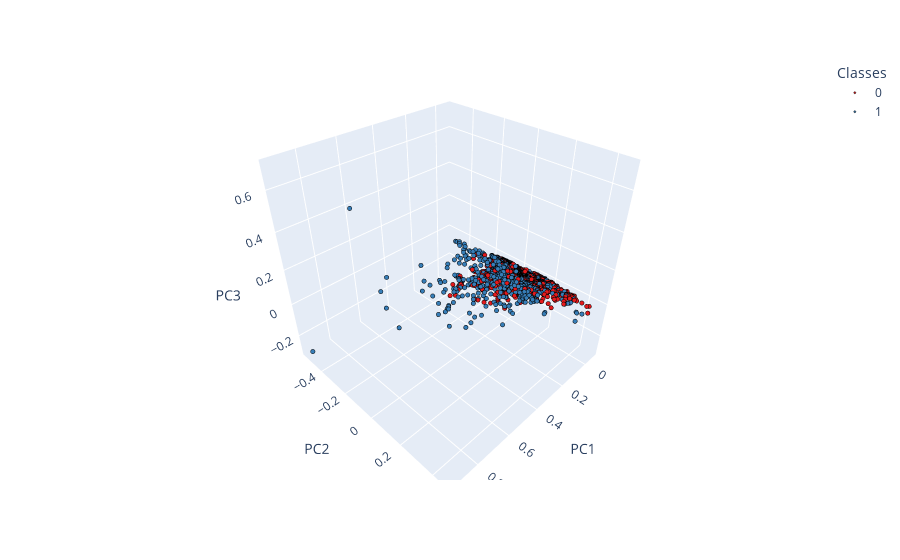

Here is the notebook cell this chart was saved with:
### Markdown cell above
In the next cell, you are asked to perform a 3 components PCA and plot it using Plotly.
<div class="alert alert-danger">
 Note: On certain versions of Firefox, the 3D scatter function of plotly may have some issues.
</div>

### Code cell
"""
CELL N°2.2.2 : Principal Component Analysis (3D)

@pre:  A pandas.DataFrame `X` containing the dataset and labels `y`
@post: A PCA visualization in 3D where points are colored with respect to true labels `y`
"""
def triplot_visualization(X_real, y, columns=None):
    """
    Plot a triplot graph: the scaled data after applying a 3D PCA.

    :param pca: PCA object
    :param X: a n by m matrix (or DataFrame), containing the input prior to the PCA transformation
    :param y: a vector of length n containing the target
    :param columns: a list of length m contained the names of the columns
        If not given, X.columns will be used
    """
    pca = PCA(n_components=3)
    X = pca.fit_transform(X_real)

    """columns = (
        columns
        if columns is not None
        else X.columns
        if isinstance(X, pd.DataFrame)
        else [f"Feature {i+1}" for i in range(X.shape[1])]
    )"""

    # Normalize data for scaling
    X_normalized = X / (X.max(axis=0) - X.min(axis=0))

    df = pd.DataFrame(data=X_normalized, columns=["PC1", "PC2", "PC3"])

    # Prepare loadings (vector components)
    loadings = pca.components_.T * np.sqrt(pca.explained_variance_)

    loadings_df = pd.DataFrame(loadings, columns=["PC1", "PC2", "PC3"], index=columns)

    # Create scatter plot
    listofrecidivism=[]
    for i in y:
         if i==0:
             listofrecidivism.append("0")
         else:
             listofrecidivism.append("1")
    df["Classes"]=listofrecidivism
    fig = px.scatter_3d(df, x="PC1", y="PC2", z="PC3", color="Classes", color_discrete_sequence=px.colors.qualitative.Set1)
    fig.update_traces(marker=dict(size=1.5,line=dict(width=0.5, color='black')))
    fig.show()

    # Labels and limits
    """
    plt.title("Triplot Visualization", fontsize=14)
    plt.xlabel("Principal Component 1")
    plt.ylabel("Principal Component 2")
    plt.ylabel("Principal Component 2")
    plt.axhline(0, color="gray", linestyle="--", linewidth=0.5)
    plt.axvline(0, color="gray", linestyle="--", linewidth=0.5)
    plt.grid(alpha=0.3)
    plt.legend(title="Classes", loc="best")
    plt.show()
    """


triplot_visualization(X, y, columns=df.columns)

### Figure 1 — Plotly figure (JSON) as saved in the notebook; plotly's stock layout.template omitted (floating-point values rounded to 4 significant figures; data arrays with more than 128 entries replaced by an {"elided": "..."} marker saying what was removed)
{"data": [{"hovertemplate": "Classes=0<br>PC1=%{x}<br>PC2=%{y}<br>PC3=%{z}<extra></extra>", "legendgroup": "0", "marker": {"color": "rgb(228,26,28)", "line": {"color": "black", "width": 0.5}, "size": 1.5, "symbol": "circle"}, "mode": "markers", "name": "0", "scene": "scene", "showlegend": true, "type": "scatter3d", "x": {"elided": "3363 float values"}, "y": {"elided": "3363 float values"}, "z": {"elided": "3363 float values"}}, {"hovertemplate": "Classes=1<br>PC1=%{x}<br>PC2=%{y}<br>PC3=%{z}<extra></extra>", "legendgroup": "1", "marker": {"color": "rgb(55,126,184)", "line": {"color": "black", "width": 0.5}, "size": 1.5, "symbol": "circle"}, "mode": "markers", "name": "1", "scene": "scene", "showlegend": true, "type": "scatter3d", "x": {"elided": "2809 float values"}, "y": {"elided": "2809 float values"}, "z": {"elided": "2809 float values"}}], "layout": {"legend": {"title": {"text": "Classes"}, "tracegroupgap": 0}, "margin": {"t": 60}, "scene": {"domain": {"x": [0, 1], "y": [0, 1]}, "xaxis": {"title": {"text": "PC1"}}, "yaxis": {"title": {"text": "PC2"}}, "zaxis": {"title": {"text": "PC3"}}}}}
